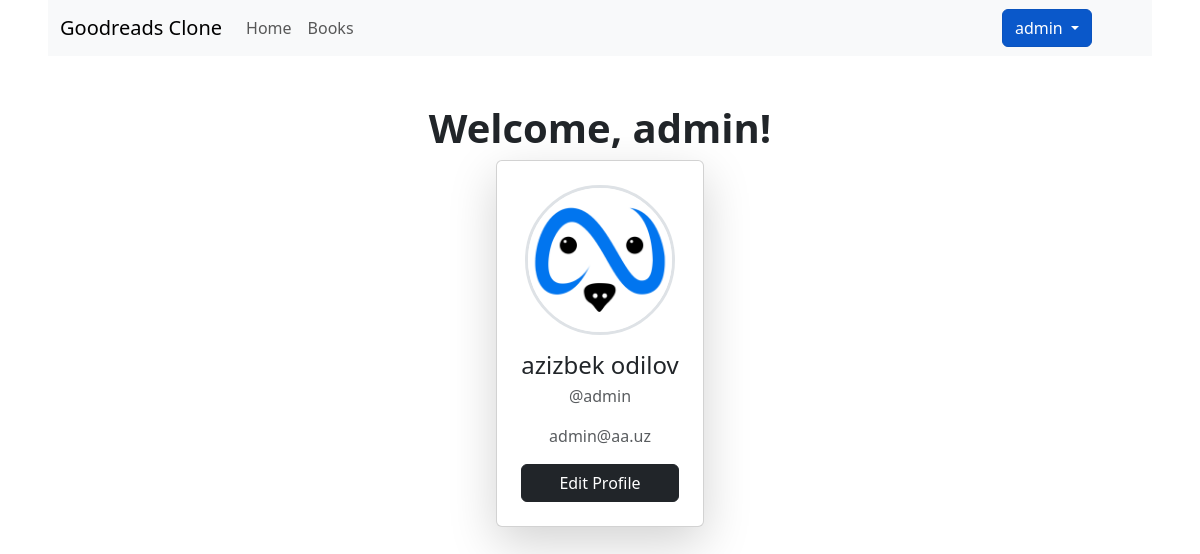
The page /users/profile/ (signed in) on the database its author committed.
### users/models.py (models this page shows, shortened)
class CustomUser(AbstractBaseUser, PermissionsMixin):
    email = models.EmailField(unique=True)
    first_name = models.CharField(max_length=30, blank=True, null=True)
    last_name = models.CharField(max_length=30, blank=True, null=True)
    username = models.CharField(max_length=150, unique=True, blank=True, null=True)
    profile_picture = models.ImageField(upload_to="profile_pictures/", null=True, blank=True)
    is_active = models.BooleanField(default=True)
    is_staff = models.BooleanField(default=False)
    objects = CustomUserManager()
    USERNAME_FIELD = "username"
    REQUIRED_FIELDS = ["email", "first_name", "last_name"]

### users/views.py (the view)
# urls.py: path("profile/", ProfileView.as_view(), name="profile"),
class ProfileView(LoginRequiredMixin, View):
    def get(self, request):
        return render(request, "users/profile.html", {"user": request.user})

### users/templates/users/profile.html
{% extends "base.html" %}
{% block content %}
<div class="container d-flex flex-column align-items-center mt-5">
    <h1 class="fw-bold">Welcome, {{ user.username }}!</h1>
    <div class="card shadow-lg p-4 text-center" style="max-width: 400px;">
        <div class="profile-pic mb-3">
            {% if user.profile_picture %}
                <img src="{{ user.profile_picture.url }}" alt="Profile Picture" class="rounded-circle border border-3" width="150">
            {% else %}
                <div class="placeholder border rounded-circle d-flex align-items-center justify-content-center" style="width: 150px; height: 150px; background-color: #f8f9fa;">
                    <span class="text-muted">No Image</span>
                </div>
            {% endif %}
        </div>
        <h4 class="mb-1">{{ user.first_name }} {{ user.last_name }}</h4>
        <p class="text-muted">@{{ user.username }}</p>
        <p class="text-muted">{{ user.email }}</p>
        <a href="{% url 'users:profile_edit' %}" class="btn btn-dark w-100">Edit Profile</a>
    </div>
</div>
{% endblock %}

### templates/base.html (shortened to what this page needs)
<!DOCTYPE html>
<html lang="en">
{% load static %}
{% url 'home_page' as home_page_url %}
{% url 'books:list' as books_page_url %}
{% url 'users:profile' as profile_page_url %}
<head>
    <link rel="stylesheet" href="https://cdn.jsdelivr.net/npm/bootstrap@5.3.0/dist/css/bootstrap.min.css">
    <link href="https://cdn.jsdelivr.net/npm/bootstrap@5.3.3/dist/css/bootstrap.min.css" rel="stylesheet"></head>
<body class="mx-5">
<nav class="navbar navbar-expand-lg bg-body-tertiary">
  <div class="container-fluid">
    <a class="navbar-brand" href="{% url 'landing_page' %}">Goodreads Clone</a>
    <div class="collapse navbar-collapse" id="navbarSupportedContent">
      <ul class="navbar-nav me-auto mb-2 mb-lg-0">
        <li class="nav-item">
          <a class="nav-link {% if request.path == home_page_url %} active {% endif %}" aria-current="page" href="{{ home_page_url }}">Home</a>
        </li>
        <li class="nav-item">
          <a class="nav-link {% if request.path == books_page_url %} active {% endif %}" aria-current="page" href="{{ books_page_url }}">Books</a>
        </li>
      </ul>
        <div class="me-5">
            {% if request.user.is_authenticated %}
                <div class="btn-group">
                  <button type="button" class="btn btn-primary dropdown-toggle {% if request.path == profile_page_url %} active {% endif %}" data-bs-toggle="dropdown" aria-expanded="false">
                      {{ request.user.username }}
                  </button>
                </div>
            {% else %}
                <a class="btn btn-outline-primary" href="{% url 'users:login' %}">Login</a>
            {% endif %}
        </div>
    </div>
  </div>
</nav>
{% block content %}{% endblock %}
</body>
</html>

### rows shown on the page
CustomUser: user.username "admin", username "admin", profile_picture (picture), first_name "azizbek", last_name "odilov", email "admin@aa.uz"
